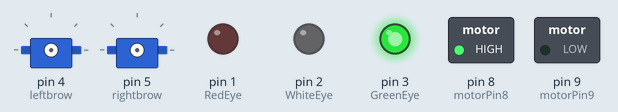
This sketch was run on a simulated Arduino Uno, built with avr-gcc and run on an emulated ATmega328P. Parts: 2 × servo, switched loads named in the sketch (green lamp = pin HIGH), output pins drawn as LEDs (lit = HIGH).

Above: at 0.1 s.
At 0.5 s:
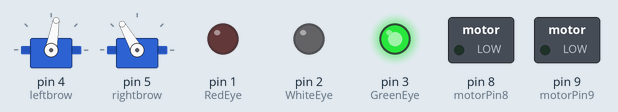
At 30.5 s:
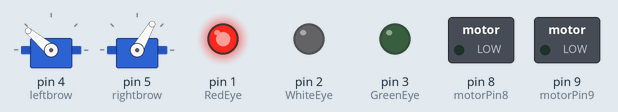
Timing chart, 0 to 32.0 s (numbered marks = the images above):
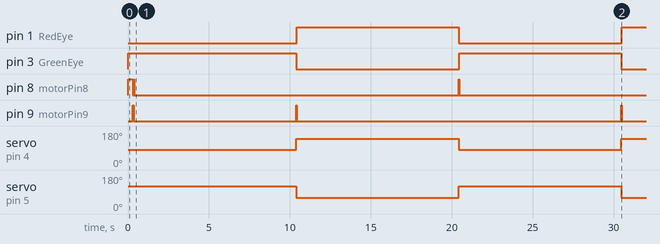

The sketch:

Hat_MouthMotorTest.ino
```cpp
#include <Servo.h>

Servo leftbrow;  // create servo object to control a servo
Servo rightbrow;  // create servo object to control a servo

int RedEye = 1;
int WhiteEye = 2;
int GreenEye = 3;
int motorPin8 = 8;
int motorPin9 = 9;
int activePulse8 = 50;  // tends to creep down, so we spend a little longer on the 'upswing'
int activePulse9 = 18;  // gravity :-)
int delayTime = 10000;

void setup() {
  pinMode(RedEye, OUTPUT);
  pinMode(WhiteEye, OUTPUT);
  pinMode(GreenEye, OUTPUT);

   digitalWrite(RedEye, LOW);
   digitalWrite(WhiteEye, LOW);
   digitalWrite(GreenEye, HIGH);

  pinMode(motorPin8, OUTPUT);
  pinMode(motorPin9, OUTPUT);

  // RESET TO TOP OF MOUTH
  digitalWrite(motorPin8, HIGH); // prime the pump - top of mouth
  delay(300);
  digitalWrite(motorPin8, LOW); // prime the pump - top of mouth - stop motor push

  // Open up a just a little - ahhh
  digitalWrite(motorPin9, HIGH); // prime the pump - top of mouth
  delay(50);
  digitalWrite(motorPin9, LOW); // prime the pump - top of mouth

   // eyebrows
    leftbrow.attach(4);  // attaches the servo on pin 4
    rightbrow.attach(5);  // attaches the servo on pin 5
    leftbrow.write(80);
    rightbrow.write(120);


}

void loop() {

  /// GREEN GOOD GRYFFINDOR
  leftbrow.write(80);
  rightbrow.write(120);
  digitalWrite(motorPin8, HIGH);
  delay(activePulse8);
  digitalWrite(GreenEye, HIGH);
  digitalWrite(motorPin8, LOW);
  delay(delayTime);
  digitalWrite(GreenEye, LOW);


  //// RED BAD SLYTHERIN

  leftbrow.write(140);
  rightbrow.write(60);

  digitalWrite(motorPin9, HIGH);
  delay(activePulse9);
  digitalWrite(RedEye, HIGH);
  digitalWrite(motorPin9, LOW);
  delay(delayTime);
  digitalWrite(RedEye, LOW);  // end of wait, end of eye color
}
```

Measured:
- by itself, pin 1 (RedEye): LOW → HIGH at 10.4 s, → LOW 10.0 s later, → HIGH 10.1 s later
- by itself, pin 3 (GreenEye): HIGH → LOW at 10.4 s, → HIGH 10.1 s later, → LOW 10.0 s later
- by itself, pin 8 (motorPin8): goes LOW 0.05 s, HIGH 0.05 s, LOW 20.0 s, HIGH 0.05 s, then LOW
- by itself, pin 9 (motorPin9): goes LOW 10.1 s, HIGH 0.02 s, LOW 20.1 s, HIGH 0.02 s, then LOW
- by itself, servo on pin 4 (leftbrow): 80° → 140° at 10.4 s, → 80° 10.0 s later, → 140° 10.1 s later
- by itself, servo on pin 5 (rightbrow): 120° → 60° at 10.4 s, → 120° 10.0 s later, → 60° 10.1 s later
